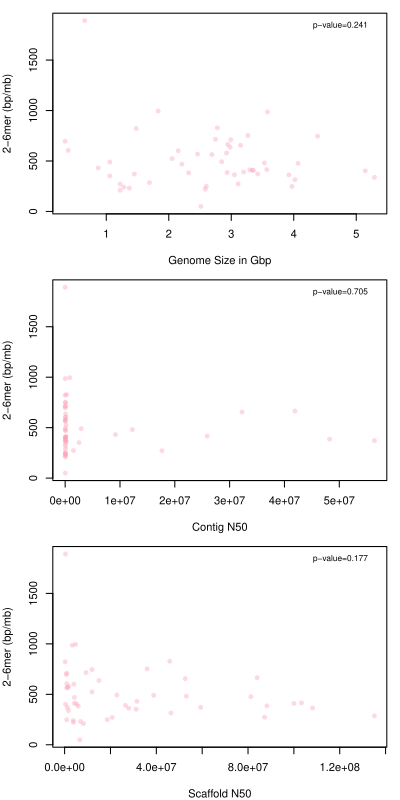

Generate this figure with R:
#read in vertebrate data
dat <-read.csv("../../data/vert.csv")

#only keep the columns needed
dat <- dat[,c(1:2,4:6,8,12:23)]

#only keep the data that has all information
dat <- dat[complete.cases(dat),]

colnames(dat)[18]<-"2.6mermb"

fit1 <- summary(lm(dat$`2.6mermb` ~ dat$Genome.Size))
fit2 <- summary(lm(dat$`2.6mermb` ~ dat$Contig.N50))
fit3 <- summary(lm(dat$`2.6mermb` ~ dat$Scaffold.N50))


par(mfcol=c(3,1))
#par(oma=c(2,1,1,1))
par(mar=c(4,4,1,1))
alpha <- 100
ylab="2-6mer (bp/mb)"
#plot the total microsatellite content to the genome size
plot(dat$`2.6mermb` ~ dat$Genome.Size,
     xlab = "Genome Size in Gbp",
     ylab = ylab, 
     col = rgb(250, 159, 181,alpha, maxColorValue = 255), pch=16)
pval <- round(fit1$coefficients[2,4], digits=3)
text(x=max(dat$Genome.Size), y=max(dat$`2.6mermb`)-50,
     labels= paste("p-value=", pval, sep=""), pos=2,cex=.7)

#plot the total microsatellite content to the contig N50
plot(dat$`2.6mermb` ~ dat$Contig.N50,
     xlab = "Contig N50",
     ylab = ylab, 
     col = rgb(250, 159, 181,alpha, maxColorValue = 255), pch=16)
pval <- round(fit2$coefficients[2,4], digits=3)
text(x=max(dat$Contig.N50), y=max(dat$`2.6mermb`)-50,
     labels= paste("p-value=", pval, sep=""), pos=2,cex=.7)

#plot the total microsatellite content to the scaffold N50
plot(dat$`2.6mermb` ~ dat$Scaffold.N50,
     xlab = "Scaffold N50",
     ylab = ylab, 
     col = rgb(250, 159, 181,alpha, maxColorValue = 255), pch=16)
pval <- round(fit3$coefficients[2,4], digits=3)
text(x=max(dat$Scaffold.N50), y=max(dat$`2.6mermb`)-50,
     labels= paste("p-value=", pval, sep=""), pos=2,cex=.7)

# export 4"x8"
